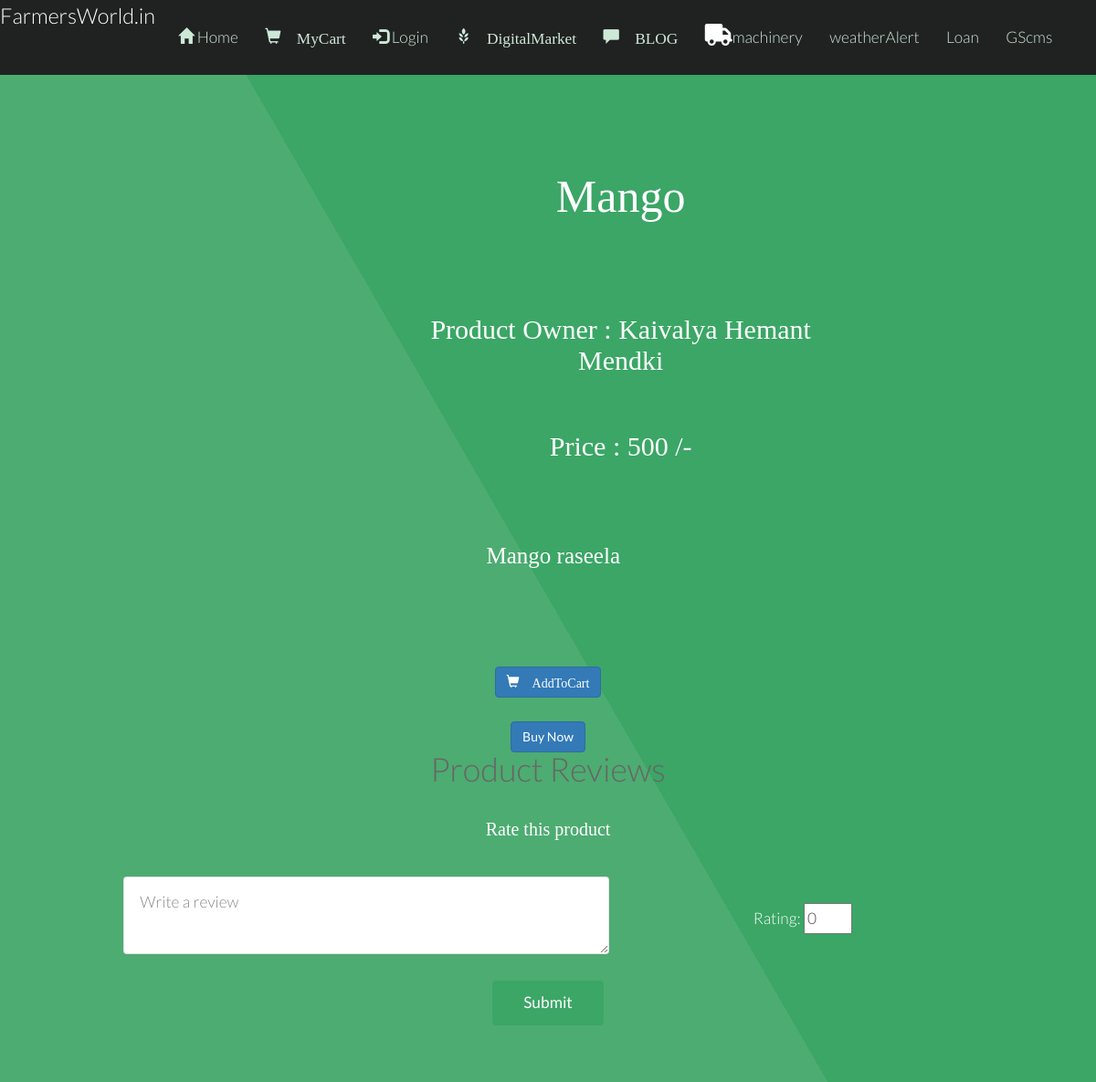
Page /review.php?pid=27 on the earlier database version.
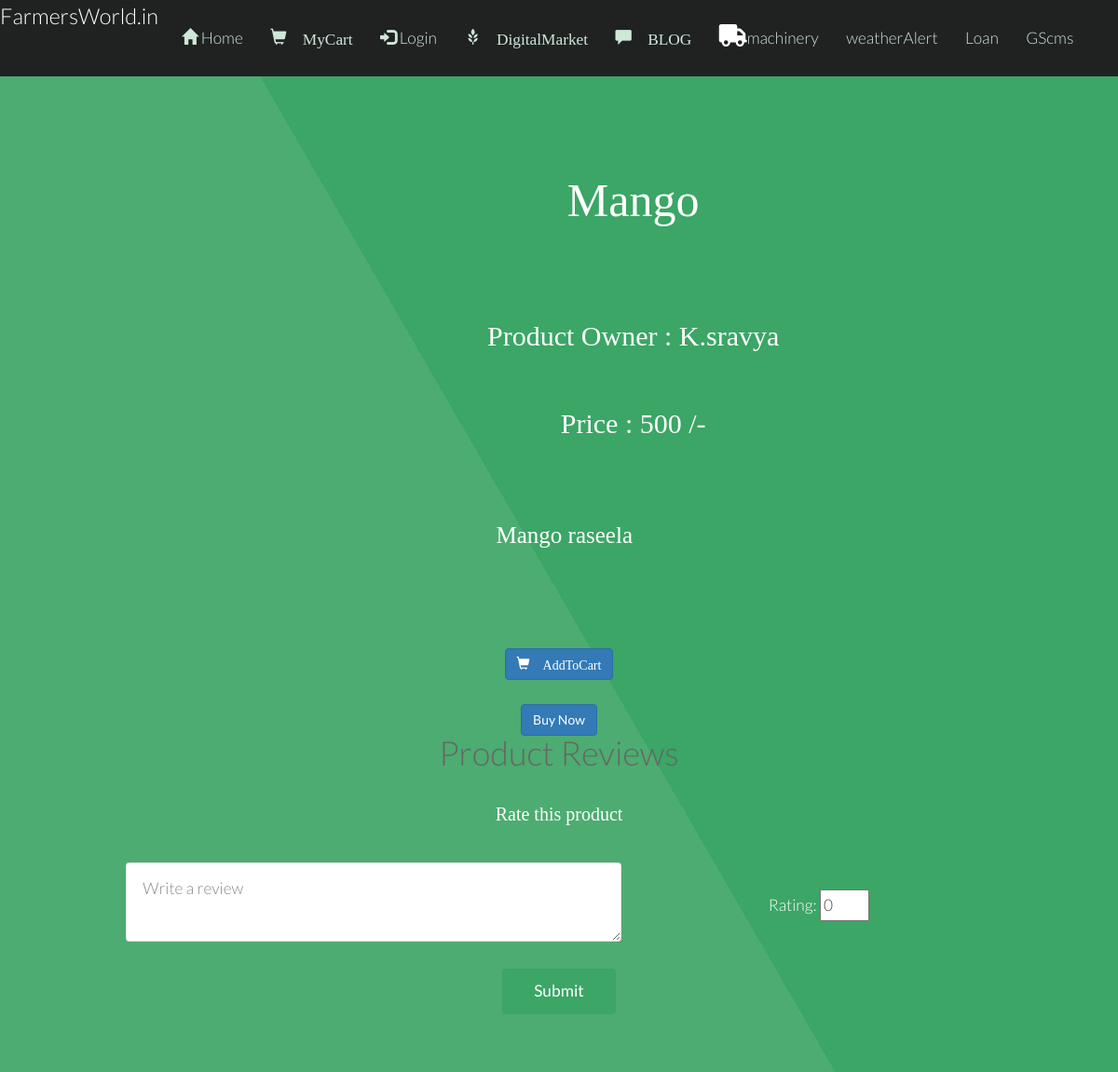
Same page on the later database version.
### tables this page shows
CREATE TABLE `fproduct` (
  `fid` int(255) NOT NULL,
  `pid` int(255) NOT NULL,
  `product` varchar(255) NOT NULL,
  `pcat` varchar(255) NOT NULL,
  `pinfo` varchar(255) NOT NULL,
  `price` float NOT NULL,
  `pimage` varchar(255) NOT NULL DEFAULT 'blank.png',
  `picStatus` int(10) NOT NULL DEFAULT '0'
);

CREATE TABLE `farmer` (
  `fid` int(255) NOT NULL,
  `fname` varchar(255) NOT NULL,
  `fusername` varchar(255) NOT NULL,
  `fpassword` varchar(255) NOT NULL,
  `fhash` varchar(255) NOT NULL,
  `femail` varchar(255) NOT NULL,
  `fmobile` varchar(255) NOT NULL,
  `faddress` text NOT NULL,
  `factive` int(255) NOT NULL DEFAULT '0',
  `frating` int(11) NOT NULL DEFAULT '0',
  `picExt` varchar(255) NOT NULL DEFAULT 'png',
  `picStatus` int(10) NOT NULL DEFAULT '0'
);

### review.php (the view, shortened to what this page needs)
<?php
	require 'db.php';
	$pid = $_GET['pid'];
?>
<!DOCTYPE html>
<html>
<head>
		<link href="bootstrap\css\bootstrap.min.css" rel="stylesheet">
		<link rel="stylesheet" href="Blog/commentBox.css" />
</head>
<body>
				<?php
					require 'menu.php';
					$sql="SELECT * FROM fproduct WHERE pid = '$pid'";
					$result = mysqli_query($conn, $sql);
					$row = mysqli_fetch_assoc($result);
					$fid = $row['fid'];
					$sql = "SELECT * FROM farmer WHERE fid = '$fid'";
					$result = mysqli_query($conn, $sql);
					$frow = mysqli_fetch_assoc($result);
					?>
				<section id="main" class="wrapper style1 align-center">
						<div class="container">
							<div class="row">
								<div class="col-sm-4">
								</div>
								<div class="col-12 col-sm-6">
									<p style="font: 50px Times new roman;"><?= $row['product']; ?></p>
									<p style="font: 30px Times new roman;">Product Owner : <?= $frow['fname']; ?></p>
									<p style="font: 30px Times new roman;">Price : <?= $row['price'].' /-'; ?></p>
								</div>
							</div><br />
							<div class="row">
								<div class="col-12 col-sm-12" style="font: 25px Times new roman;">
									<?= $row['pinfo']; ?>
								</div>
							</div>
						</div>
						<br /><br />
						<div class="12u$">
                            <center>
                                <div class="row uniform">
                                    <div class="6u 12u$(large)">
                                        <a href="myCart.php?flag=1&pid=<?= $pid; ?>" class="btn btn-primary" style="text-decoration: none;"><span class="glyphicon glyphicon-shopping-cart"> AddToCart</a>
                                    </div>
                                    <div class="6u 12u$(large)">
                                        <a href="buyNow.php?pid=<?= $pid; ?>" class="btn btn-primary" style="text-decoration: none;">Buy Now</a>
                                    </div>
                                </div>
                            </center>
                        </div>
					<div class="container">
						<h1>Product Reviews</h1>
					<div class="row">
						<div class="col-0 col-sm-3"></div>
						<div class="col-12 col-sm-6">
					</div>
				</div>
			</div>
			<div class="container">
				<p style="font: 20px Times new roman; align: left;">Rate this product</p>
				<form method="POST" action="reviewInput.php?pid=<?= $pid; ?>">
					<div class="row">
						<div class="col-sm-7">
							<textarea style="background-color:white;color: black;" cols="5" name="comment" placeholder="Write a review"></textarea>
						</div>
						<div class="col-sm-5">
							<br />
							Rating: <input type="number" min="0" max="10" name="rating" value="0"/>
						</div>
					</div>
					<div class="row">
						<div class="col-sm-12">
							<br />
							<input type="submit" />
						</div>
					</div>
				</form>
			</div>
	</body>
	</html>

### menu.php (shortened to what this page needs)
<?php
	if(isset($_SESSION['logged_in']) AND $_SESSION['logged_in'] == 1)
	{
		$loginProfile = "My Profile: ". $_SESSION['Username'];
		$logo = "glyphicon glyphicon-user";
		if($_SESSION['Category']!= 1)
		{
			$link = "Login/profile.php";
		}
		else {
				$link = "profileView.php";
		}
	}
	else
	{
		$loginProfile = "Login";
		$link = "index.php";
		$logo = "glyphicon glyphicon-log-in";
	}
?>
<!DOCTYPE html>
<head>
</head>
			<header id="header">
				<h3><a href="index.php">FarmersWorld.in</a></h3>
				<nav id="nav">
					<ul>
						<li><a href="index.php"><span class="glyphicon glyphicon-home"></span> Home</a></li>
						<li><a href="myCart.php"><span class="glyphicon glyphicon-shopping-cart"> MyCart</a></li>
						<li><a href="<?= $link; ?>"><span class="<?php echo $logo; ?>"></span><?php echo" ". $loginProfile; ?></a></li>
						<li><a href="market.php"><span class="glyphicon glyphicon-grain"> DigitalMarket</a></li>
						<li><a href="blogView.php"><span class="glyphicon glyphicon-comment"> BLOG</a></li>
						<li><a href="machinery.php"><i style='font-size:24px;color:white' class='fas'>&#xf0d1;</i>machinery</a></li>
						<li><a href="check1.html"></i>weatherAlert</a></li>
                         <li><a href="loan1.php">Loan</a></li>
                         <li><a href="govtsch.html"></i>GScms</a></li>
					</ul>
				</nav>
			</header>
	</body>
</html>

### css/style.css (style rules this page uses)
body { background: #fff; }
body, input, select, textarea { color: #444; font-family: "Lato", Helvetica, sans-serif; font-size: 15pt; font-weight: 300; line-height: 1.65em; }
a { color: #4dac71; text-decoration: underline; }
em, i { font-style: italic; }
p { margin: 0 0 2em 0; }
h1, h2, h3, h4, h5, h6 { color: #666; font-weight: 300; line-height: 1em; margin: 0 0 1em 0; }
h1 a, h2 a, h3 a, h4 a, h5 a, h6 a { color: inherit; text-decoration: none; }
h3 { font-size: 1.35em; line-height: 1.5em; }
.align-center { text-align: center; }
form { margin: 0 0 2em 0; }
input[type="text"], input[type="password"], input[type="email"], select, textarea { -moz-appearance: none; -webkit-appearance: none; -o-appearance: none; -ms-appearance: none; appearance: none; background: rgba(144, 144, 144, 0.075); border-radius: 4px; border: none; border: solid 1px rgba(144, 144, 144, 0.25); color: inherit; display: block; outline: 0; padding: 0 1em; text-decoration: none; width: 100%; }
textarea { padding: 0.75em 1em; }
ul { list-style: disc; margin: 0 0 2em 0; padding-left: 1em; }
ul li { padding-left: 0.5em; }
input[type="submit"], input[type="reset"], input[type="button"], .button { -moz-appearance: none; -webkit-appearance: none; -o-appearance: none; -ms-appearance: none; appearance: none; -moz-transition: background-color 0.2s ease-in-out, color 0.2s ease-in-out; -webkit-transition: background-color 0.2s ease-in-out, color 0.2s ease-in-out; -o-transition: background-color 0.2s ease-in-out, color 0.2s ease-in-out; -ms-transition: background-color 0.2s ease-in-out, color 0.2s ease-in-out; transition: background-color 0.2s ease-in-out, color 0.2s ease-in-out; background-color: #3ba666; border-radius: 4px; border: 0; color: #ffffff !important; cursor: pointer; display: inline-block; font-weight: 400; height: 2.85em; line-height: 2.8em; padding: 0 2em; text-align: center; text-decoration: none; white-space: nowrap; }
#header { background-color: #202222; color: #ffffff; cursor: default; height: 4.75em; line-height: 4.75em; width: 100%; z-index: 10000; }
#header nav { height: inherit; line-height: inherit; position: absolute; right: 2.75em; top: 0; vertical-align: middle; }
#header nav > ul { list-style: none; margin: 0; padding-left: 0; }
#header nav > ul > li { border-radius: 4px; display: inline-block; margin-left: 1.5em; padding-left: 0; }
#header nav > ul > li a { -moz-transition: color 0.2s ease-in-out; -webkit-transition: color 0.2s ease-in-out; -o-transition: color 0.2s ease-in-out; -ms-transition: color 0.2s ease-in-out; transition: color 0.2s ease-in-out; color: #cee8d8; display: inline-block; text-decoration: none; }
#header nav > ul > li:first-child { margin-left: 0; }
.wrapper { padding: 6em 0em 4em; }
.wrapper.style1 { background-color: #3ba666; -moz-background-image: linear-gradient(60deg, #4dac71 50%, #3ba666 50%); -webkit-background-image: linear-gradient(60deg, #4dac71 50%, #3ba666 50%); -o-background-image: linear-gradient(60deg, #4dac71 50%, #3ba666 50%); -ms-background-image: linear-gradient(60deg, #4dac71 50%, #3ba666 50%); background-image: linear-gradient(60deg, #4dac71 50%, #3ba666 50%); color: #ffffff; }

### css/style-xlarge.css (style rules this page uses)
body, input, select, textarea { font-size: 13pt; }

### css/style-large.css (style rules this page uses)
body, input, select, textarea { font-size: 13pt; }

### menu.php (style rules this page uses)
h3 { color: white; }

Differences in the rows shown:
changed farmer: fname "Kaivalya Hemant Mendki" → "K.sravya"
